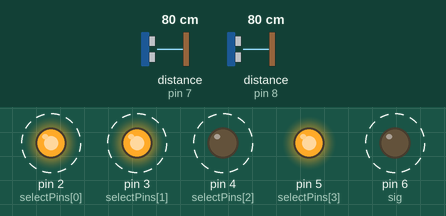
Simulated run of this sketch. Board: Arduino Uno, built with avr-gcc and run on an emulated ATmega328P. Parts: output pins drawn as LEDs (lit = HIGH). Dashed ring = blinking. The inputs (shaded band) are chosen by the test bench; at power-on: distance to the obstacle (sensors on pin 7, pin 8) 80 cm. The echo pulse lasts 58.3 µs per cm; what the sketch prints to the serial monitor is not drawn.

Above: at 1.2 s.
1.3 s: distance to the obstacle (sensor on pin 7) set to 18 cm
4.5 s: distance to the obstacle (sensor on pin 8) set to 250 cm
7.7 s: distance to the obstacle (sensor on pin 7) set to 299 cm
10.9 s: distance to the obstacle (sensor on pin 8) set to 60 cm
Timing chart, 0 to 15.1 s (numbered marks = the images above; inputs shaded):
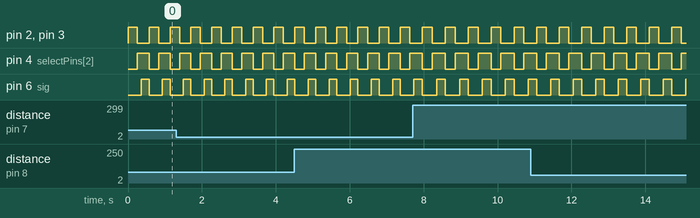

Measured:
- by itself, pin 2 (selectPins[0]), pin 3 (selectPins[1]): alternates HIGH for 0.25 s and LOW for 0.35 s
- by itself, pin 4 (selectPins[2]): alternates HIGH for 0.35 s and LOW for 0.25 s
- by itself, pin 6 (sig): alternates HIGH for 0.24 s and LOW for 0.37 s

The sketch:

muxsensortest.ino
```cpp
// ********************************************
// Test for analog multiplexer with TCS230 and HC-SR04.
// Unfortunately the MUX is not the ideal IO expander because it can do either input or output
// at the same time, but not both.
// ********************************************

const int selectPins[4] = {2,3,4,5}; // digital pins on the arduino
const int channel[5] = {11,12,13,14,15}; // channel that outputs are connected to
// Channel connections for TCS230 color sensor
// 15: S0
// 14: S1
// 13: S2
// 12: S3
// Channel connections for HC-SR04 ultrasonic sensor
// 11: Trig
const int sig = 6; // SIG pin on the MUX
const int echopin = 8; // Echo pin for HC-SR04
const int out = 7; // Output from TCS230

long duration, cm, inches;
int frequency = 0;
void setup() {

  for (int i=0; i<4; i++)
    {
      pinMode(selectPins[i], OUTPUT);
      digitalWrite(selectPins[i], LOW);
    }
    pinMode(sig, OUTPUT); // Set up pin 6 as the output
    pinMode(echopin,INPUT); // Set up digital pin 8 as echo input from HC-SR04
    pinMode(out,INPUT); // Set up digital pin 7 as output from TCS230
    Serial.begin(9600); // Set up serial monitor

    // Set frequency selection on TCS230 to 20%
    selectMuxPin(channel[4]); // Select C15 (S0)
    digitalWrite(sig,HIGH);
    selectMuxPin(channel[3]); // Select C14 (S1)
    digitalWrite(sig,LOW);
}


void loop() {
    // Read from ultrasonic sensor
    ultSens();
    // Read from color sensor
    colorSens();
}

void selectMuxPin(byte pin)
{
  if (pin > 15) return; // Exit if pin is out of scope
  for (int i=0; i<4; i++)
  {
    if (pin & (1<<i))
      digitalWrite(selectPins[i], HIGH);
    else
      digitalWrite(selectPins[i], LOW);
  }
}

void ultSens(){
  // The sensor is triggered by a HIGH pulse of 10 or more microseconds.
  // Give a short LOW pulse beforehand to ensure a clean HIGH pulse:
  selectMuxPin(channel[0]); // select C11 (trig)
  digitalWrite(sig, LOW);
  delayMicroseconds(10);
  digitalWrite(sig, HIGH);
  delayMicroseconds(20);
  digitalWrite(sig, LOW);

  // Read the signal from the sensor: a HIGH pulse whose
  // duration is the time (in microseconds) from the sending
  // of the ping to the reception of its echo off of an object.
  duration = pulseIn(echopin, HIGH);
  Serial.println(duration);
  // Convert the time into a distance
  cm = (duration/2) / 29.1;     // Divide by 29.1 or multiply by 0.0343
  inches = (duration/2) / 74;   // Divide by 74 or multiply by 0.0135

  Serial.print(inches);
  Serial.print("in, ");
  Serial.print(cm);
  Serial.print("cm");
  Serial.println();

  delay(250);
}

void colorSens(){
  // Setting red filtered photodiodes to be read
  selectMuxPin(channel[2]); // Set mux to S2
  digitalWrite(sig,LOW);
  selectMuxPin(channel[1]); // Set mux to S3
  digitalWrite(sig,LOW);
  // Reading the output frequency
  frequency = pulseIn(out, LOW);
  // Printing the value on the serial monitor
  Serial.print("R= ");//printing name
  Serial.print(frequency);//printing RED color frequency
  Serial.print("  ");
  delay(100);

  // Setting Green filtered photodiodes to be read
  selectMuxPin(channel[2]); // Set mux to S2
  digitalWrite(sig,HIGH);
  selectMuxPin(channel[1]); // Set mux to S3
  digitalWrite(sig,HIGH);
  // Reading the output frequency
  frequency = pulseIn(out, LOW);
  // Printing the value on the serial monitor
  Serial.print("G= ");//printing name
  Serial.print(frequency);//printing RED color frequency
  Serial.print("  ");
  delay(100);

  // Setting Blue filtered photodiodes to be read
  selectMuxPin(channel[2]); // Set mux to S2
  digitalWrite(sig,LOW);
  selectMuxPin(channel[1]); // Set mux to S3
  digitalWrite(sig,HIGH);
  // Reading the output frequency
  frequency = pulseIn(out, LOW);
  // Printing the value on the serial monitor
  Serial.print("B= ");//printing name
  Serial.print(frequency);//printing RED color frequency
  Serial.println("  ");
  delay(100);
}
```
